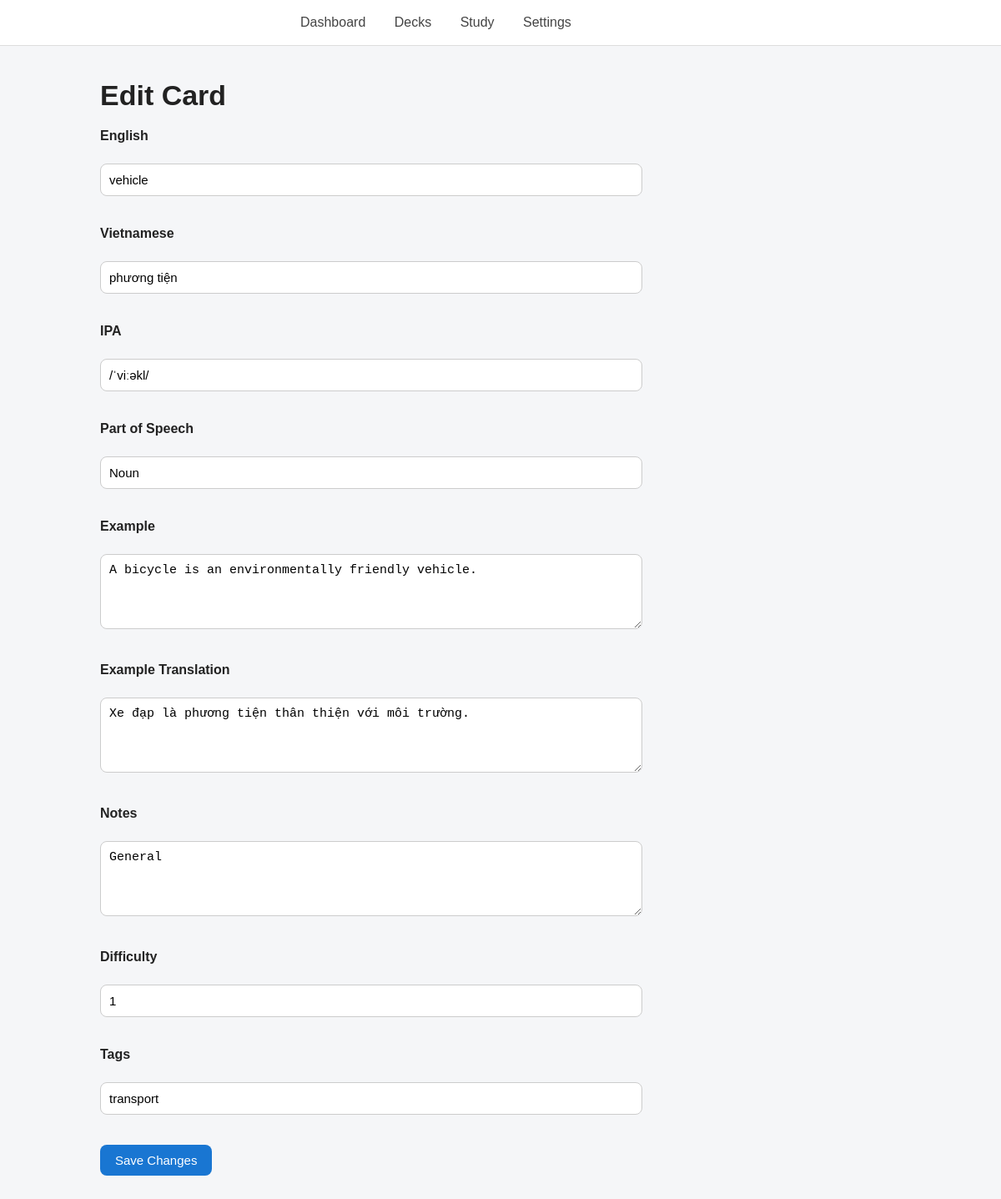
Screenshot of /cards/1/edit with the database file from the repository.
### tables this page shows
CREATE TABLE cards (
    id INTEGER PRIMARY KEY AUTOINCREMENT,
    deck_id INTEGER NOT NULL,

    english TEXT NOT NULL,
    vietnamese TEXT NOT NULL,

    ipa TEXT,
    part_of_speech TEXT,

    example TEXT,
    example_translation TEXT,

    notes TEXT,
    difficulty INTEGER DEFAULT 1,
    tags TEXT,

    ease_factor REAL DEFAULT 2.5,
    interval INTEGER DEFAULT 0,
    repetitions INTEGER DEFAULT 0,

    due_date DATE DEFAULT CURRENT_DATE,
    last_review DATE,

    reviews INTEGER DEFAULT 0,
    lapses INTEGER DEFAULT 0,

    FOREIGN KEY(deck_id) REFERENCES decks(id)
);

### routes/decks.py (the view, shortened to what this page needs)
@decks.route("/cards/<int:card_id>/edit", methods=["GET", "POST"])
def edit_card(card_id):
    card = get_card(card_id)
    if card is None:
        abort(404)
    return render_template(
        "decks/card_edit.html",
        card=card
    )

### database/database.py (called while the page is built)
def get_db():
    print(os.path.abspath(DATABASE))
    conn = sqlite3.connect(DATABASE)
    conn.row_factory = sqlite3.Row
    return conn
    return conn

def query_db(query, args=(), one=False):
    conn = get_db()
    cur = conn.execute(query, args)
    rows = cur.fetchall()
    conn.close()
    return (rows[0] if rows else None) if one else rows

### services/card_service.py (called while the page is built)
def get_card(card_id):
    return query_db(
        """
        SELECT *
        FROM cards
        WHERE id = ?
        """,
        (card_id,),
        one=True
    )

### templates/decks/card_edit.html
{% extends "base.html" %}
{% block content %}
<h1>Edit Card</h1>
<form method="POST">
<label>English</label><br>
<input type="text" name="english" value="{{ card['english'] }}"><br><br>
<label>Vietnamese</label><br>
<input type="text" name="vietnamese" value="{{ card['vietnamese'] }}"><br><br>
<label>IPA</label><br>
<input type="text" name="ipa" value="{{ card['ipa'] }}"><br><br>
<label>Part of Speech</label><br>
<input type="text" name="part_of_speech" value="{{ card['part_of_speech'] }}"><br><br>
<label>Example</label><br>
<textarea name="example">{{ card['example'] }}</textarea><br><br>
<label>Example Translation</label><br>
<textarea name="example_translation">{{ card['example_translation'] }}</textarea><br><br>
<label>Notes</label><br>
<textarea name="notes">{{ card['notes'] }}</textarea><br><br>
<label>Difficulty</label><br>
<input type="number" name="difficulty" value="{{ card['difficulty'] }}" min="1" max="5"><br><br>
<label>Tags</label><br>
<input type="text" name="tags" value="{{ card['tags'] }}"><br><br>
<button type="submit">
    Save Changes
</button>
</form>
{% endblock %}

### static/css/style.css (style rules this page uses)
* { margin:0; padding:0; box-sizing:border-box; }
body { font-family:Arial, Helvetica, sans-serif; background:#f5f6f8; color:#222; }
h1 { font-size:34px; margin-bottom:20px; }
button, .btn { display:inline-block; background:#1976d2; color:white; padding:10px 18px; border:none; border-radius:8px; cursor:pointer; text-decoration:none; font-size:15px; transition:0.2s; }
form { max-width:650px; margin-top:20px; }
label { display:block; font-weight:600; margin-bottom:6px; }
input, textarea, select { width:100%; padding:10px; margin-bottom:18px; border:1px solid #ccc; border-radius:8px; font-size:15px; }
textarea { resize:vertical; min-height:90px; }

### rows the page displays
cards: english "vehicle", vietnamese "phương tiện", ipa "/ˈviːəkl/", part_of_speech "Noun", example "A bicycle is an environmentally friendly vehicle.", example_translation "Xe đạp là phương tiện thân thiện với môi trường.", notes "General", difficulty "1", tags "transport"
